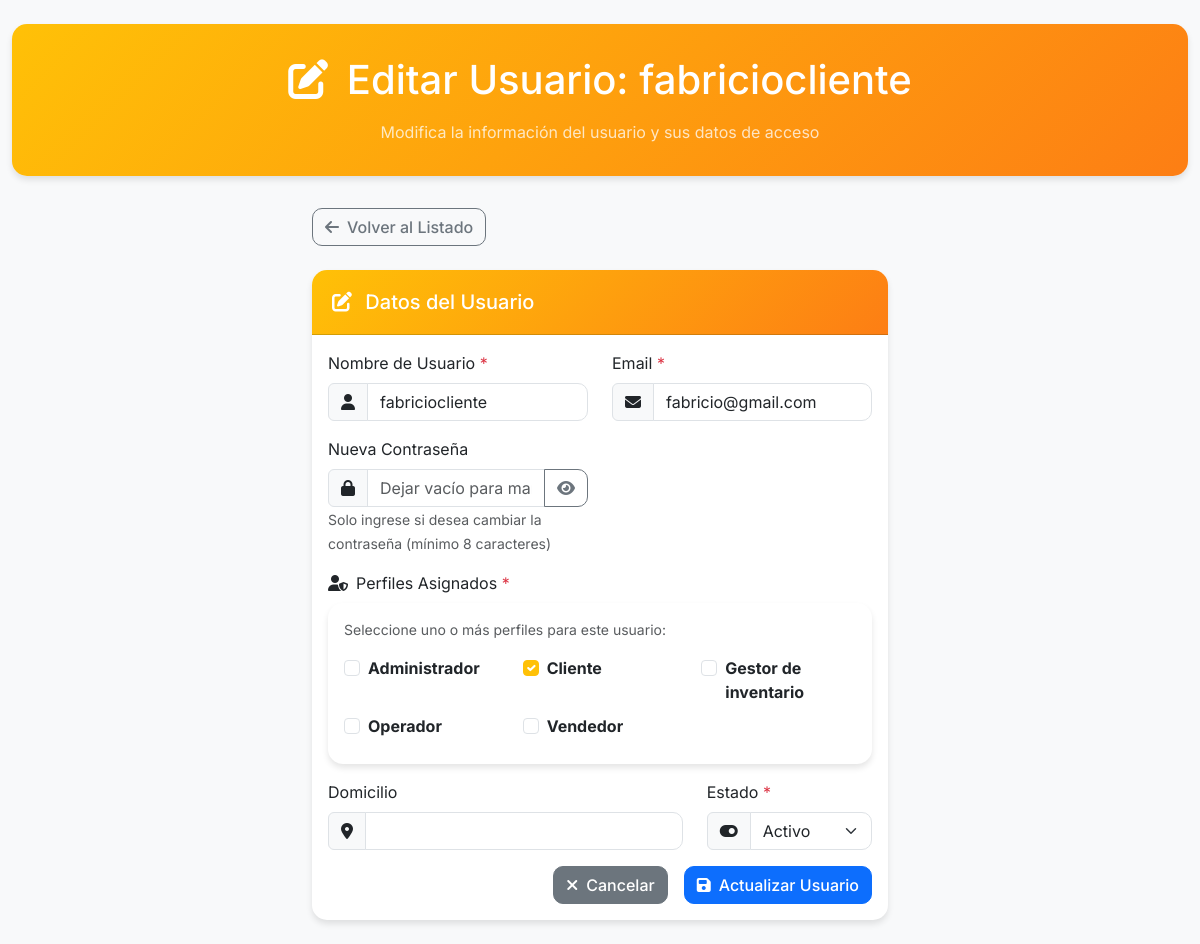
Screenshot of /controllers/UsuarioController.php?a=editar&id=6 (signed in) with the database file from the repository.
### tables this page shows
CREATE TABLE `usuarios` (
  `id` int(11) NOT NULL,
  `persona_id` int(11) NOT NULL,
  `nombre_usuario` varchar(50) NOT NULL,
  `email` varchar(150) NOT NULL,
  `password` varchar(255) NOT NULL,
  `domicilio` varchar(200) DEFAULT NULL,
  `ultimo_acceso` datetime DEFAULT NULL,
  `intentos_fallidos` int(11) NOT NULL DEFAULT 0,
  `bloqueado_hasta` datetime DEFAULT NULL,
  `activo` tinyint(1) NOT NULL DEFAULT 1,
  `fecha_creacion` timestamp NOT NULL DEFAULT current_timestamp()
);

CREATE TABLE `perfiles` (
  `id` int(11) NOT NULL,
  `nombre` varchar(45) NOT NULL,
  `estado` tinyint(1) NOT NULL DEFAULT 1 COMMENT 'Estado del perfil: 1=Activo, 0=Inactivo'
);

### controllers/BaseController.php (called while the page is built, shortened)
<?php
class BaseController {
    protected function render($vista, $datos = []) {
        extract($datos);
        include $vista;
    }
}
?>

### config/database.php (called while the page is built)
<?php
class Database {
    private static $instance = null;
    private $connection;
    private $host = 'localhost';
    private $dbname = 'premoldeado';
    private $username = 'root';
    private $password = '';
    public static function getInstance() {
        if (self::$instance === null) {
            self::$instance = new self();
        }
        return self::$instance;
    }
    private function __construct() {
        try {
            $this->connection = new PDO(
                "mysql:host={$this->host};dbname={$this->dbname};charset=utf8mb4",
                $this->username,
                $this->password,
                [
                    PDO::ATTR_ERRMODE => PDO::ERRMODE_EXCEPTION,
                    PDO::ATTR_DEFAULT_FETCH_MODE => PDO::FETCH_ASSOC,
                    PDO::ATTR_EMULATE_PREPARES => false
                ]
            );
        } catch (PDOException $e) {
            die("Error de conexión: " . $e->getMessage());
        }
    }
    public function getConnection() {
        return $this->connection;
    }
}
?>

### models/Usuario.php (called while the page is built, shortened)
<?php
require_once __DIR__ . '/../config/database.php';
class Usuario {
    private $db;
    public function __construct() {
        $this->db = Database::getInstance()->getConnection();
    }
    public function obtenerPorId($id) {
        try {
            $sql = "SELECT
                        u.persona_id as id,
                        u.nombre_usuario,
                        u.email,
                        u.domicilio,
                        u.activo,
                        u.ultimo_acceso,
                        u.fecha_creacion,
                        -- Obtener todos los perfiles del usuario
                        COALESCE(
                            (SELECT GROUP_CONCAT(p.nombre ORDER BY p.nombre SEPARATOR ', ')
                             FROM perfiles p
                             INNER JOIN usuarios_perfiles up ON p.id = up.perfil_id
                             WHERE up.usuario_id = u.id AND up.activo = 1 AND p.estado = 1),
                            'Sin perfiles'
                        ) as perfil_nombre
                    FROM usuarios u
                    WHERE u.persona_id = ?";
            $stmt = $this->db->prepare($sql);
            $stmt->execute([$id]);
            return $stmt->fetch(PDO::FETCH_ASSOC);
        } catch (PDOException $e) {
            error_log("Error al obtener usuario por ID: " . $e->getMessage());
            return false;
        }
    }
    public function obtenerPerfiles() {
        try {
            $sql = "SELECT id, nombre FROM perfiles WHERE estado = 1 ORDER BY nombre";
            $stmt = $this->db->prepare($sql);
            $stmt->execute();
            return $stmt->fetchAll(PDO::FETCH_ASSOC);
        } catch (PDOException $e) {
            error_log("Error al obtener perfiles: " . $e->getMessage());
            return [];
        }
    }
}
?>

### views/pages/usuarios/editar_usuario.php (the view, shortened to what this page needs)
<!DOCTYPE html>
<html lang="es">
<head>
    <?php
    include_once __DIR__ . '/../../components/common-styles.php';
    ?>
</head>
<body>
    <div class="container-fluid py-4">
        <div class="page-header text-center">
            <h1 class="mb-3">
                <i class="fas fa-edit me-2"></i>
                Editar Usuario: <?= htmlspecialchars($usuario['nombre_usuario'] ?? 'Usuario') ?>
            </h1>
            <p class="mb-0 opacity-75">Modifica la información del usuario y sus datos de acceso</p>
        </div>
        <div class="row justify-content-center">
            <div class="col-md-8 col-lg-6">
                <div class="d-flex justify-content-between align-items-center mb-4">
                    <a href="/Sistema_Premoldeado/controllers/UsuarioController.php?a=list" class="btn btn-outline-secondary">
                        <i class="fas fa-arrow-left me-2"></i>Volver al Listado
                    </a>
                </div>
                <div class="card">
                    <div class="card-header">
                        <h5 class="card-title mb-0">
                            <i class="fas fa-edit me-2"></i>
                            Datos del Usuario
                        </h5>
                    </div>
                    <div class="card-body">
                        <form action="/Sistema_Premoldeado/controllers/UsuarioController.php?a=actualizar&id=<?= $usuario['id'] ?>" method="POST" id="formEditarUsuario">
                            <div class="row">
                                <div class="col-md-6 mb-3">
                                    <label for="nombre_usuario" class="form-label">
                                        Nombre de Usuario <span class="text-danger">*</span>
                                    </label>
                                    <div class="input-group">
                                        <span class="input-group-text">
                                            <i class="fas fa-user"></i>
                                        </span>
                                        <input type="text"
                                               class="form-control"
                                               id="nombre_usuario"
                                               name="nombre_usuario"
                                               value="<?= htmlspecialchars($usuario['nombre_usuario']) ?>"
                                               required
                                               minlength="3"
                                               maxlength="50">
                                    </div>
                                </div>
                                <div class="col-md-6 mb-3">
                                    <label for="email" class="form-label">
                                        Email <span class="text-danger">*</span>
                                    </label>
                                    <div class="input-group">
                                        <span class="input-group-text">
                                            <i class="fas fa-envelope"></i>
                                        </span>
                                        <input type="email"
                                               class="form-control"
                                               id="email"
                                               name="email"
                                               value="<?= htmlspecialchars($usuario['email']) ?>"
                                               required
                                               maxlength="150">
                                    </div>
                                </div>
                                <div class="col-md-6 mb-3">
                                    <label for="password" class="form-label">Nueva Contraseña</label>
                                    <div class="input-group">
                                        <span class="input-group-text">
                                            <i class="fas fa-lock"></i>
                                        </span>
                                        <input type="password"
                                               class="form-control"
                                               id="password"
                                               name="password"
                                               placeholder="Dejar vacío para mantener actual">
                                        <button class="btn btn-outline-secondary"
                                                type="button"
                                                onclick="togglePassword('password')">
                                            <i class="fas fa-eye" id="eye-password"></i>
                                        </button>
                                    </div>
                                    <small class="form-text text-muted">
                                        Solo ingrese si desea cambiar la contraseña (mínimo 8 caracteres)
                                    </small>
                                </div>
                                <div class="col-12 mb-3">
                                    <label class="form-label">
                                        <i class="fas fa-user-shield me-2"></i>Perfiles Asignados <span class="text-danger">*</span>
                                    </label>
                                    <div class="card border-light">
                                        <div class="card-body">
                                            <p class="text-muted small mb-3">Seleccione uno o más perfiles para este usuario:</p>
                                            <div class="row">
                                                <?php if (!empty($perfiles) && is_array($perfiles)): ?>
                                                    <?php foreach ($perfiles as $perfil): ?>
                                                        <?php
                                                        $isChecked = isset($perfiles_asignados) && in_array($perfil['id'], $perfiles_asignados);
                                                        ?>
                                                        <div class="col-md-6 col-lg-4 mb-2">
                                                            <div class="form-check">
                                                                <input class="form-check-input"
                                                                       type="checkbox"
                                                                       name="perfiles_ids[]"
                                                                       value="<?= htmlspecialchars($perfil['id']) ?>"
                                                                       id="perfil_<?= htmlspecialchars($perfil['id']) ?>"
                                                                       <?= $isChecked ? 'checked' : '' ?>>
                                                                <label class="form-check-label" for="perfil_<?= htmlspecialchars($perfil['id']) ?>">
                                                                    <strong><?= htmlspecialchars($perfil['nombre']) ?></strong>
                                                                </label>
                                                            </div>
                                                        </div>
                                                    <?php endforeach; ?>
                                                <?php endif; ?>
                                            </div>
                                        </div>
                                    </div>
                                </div>
                                <div class="col-md-8 mb-3">
                                    <label for="domicilio" class="form-label">Domicilio</label>
                                    <div class="input-group">
                                        <span class="input-group-text">
                                            <i class="fas fa-map-marker-alt"></i>
                                        </span>
                                        <input type="text"
                                               class="form-control"
                                               id="domicilio"
                                               name="domicilio"
                                               value="<?= htmlspecialchars($usuario['domicilio'] ?? '') ?>"
                                               maxlength="200">
                                    </div>
                                </div>
                                <div class="col-md-4 mb-3">
                                    <label for="activo" class="form-label">
                                        Estado <span class="text-danger">*</span>
                                    </label>
                                    <div class="input-group">
                                        <span class="input-group-text">
                                            <i class="fas fa-toggle-on"></i>
                                        </span>
                                        <select class="form-select" id="activo" name="activo" required>
                                            <option value="1" <?= $usuario['activo'] == 1 ? 'selected' : '' ?>>Activo</option>
                                        </select>
                                    </div>
                                </div>
                            </div>
                            <div class="row">
                                <div class="col-12">
                                    <div class="d-grid gap-2 d-md-flex justify-content-md-end">
                                        <a href="/Sistema_Premoldeado/controllers/UsuarioController.php?a=list"
                                           class="btn btn-secondary me-md-2">
                                            <i class="fas fa-times me-2"></i>Cancelar
                                        </a>
                                        <button type="submit" class="btn btn-primary">
                                            <i class="fas fa-save me-2"></i>Actualizar Usuario
                                        </button>
                                    </div>
                                </div>
                            </div>
                        </form>
                    </div>
                </div>
            </div>
        </div>
    </div>
</body>
</html>

### assets/css/datatables-custom.css (style rules this page uses)
body { background-color: #f8f9fa; font-family: 'Inter', -apple-system, BlinkMacSystemFont, sans-serif; }
.page-header { background: linear-gradient(135deg, #6f42c1 0%, #007bff 100%); color: white; border-radius: 15px; padding: 2rem; margin-bottom: 2rem; box-shadow: 0 4px 6px rgba(0,0,0,0.1); }
.page-header h1 { margin-bottom: 1rem; }
.page-header p { margin-bottom: 0; opacity: 0.75; }
.card { border: none; border-radius: 15px; box-shadow: 0 4px 6px rgba(0,0,0,0.1); }
.card-header { background: linear-gradient(135deg, #007bff, #0056b3); color: white; border-radius: 15px 15px 0 0 !important; padding: 1.25rem; }
.card-header h5 { margin-bottom: 0; }
.btn { border-radius: 10px; font-weight: 500; }
.card { animation: fadeIn 0.3s ease-out; }

### views/components/common-styles.php (style rules this page uses)
:root { --primary-color: #007bff; --secondary-color: #6f42c1; --success-color: #198754; --danger-color: #dc3545; --warning-color: #ffc107; --info-color: #0dcaf0; --light-color: #f8f9fa; --dark-color: #212529; --border-radius: 10px; --box-shadow: 0 4px 6px rgba(0,0,0,0.1); --transition: all 0.2s ease; }
body { visibility: visible !important; }

### views/pages/usuarios/editar_usuario.php (style rules this page uses)
body { background-color: #f8f9fa; font-family: 'Inter', -apple-system, BlinkMacSystemFont, sans-serif; }
.page-header { background: linear-gradient(135deg, #ffc107 0%, #fd7e14 100%); color: white; border-radius: 15px; padding: 2rem; margin-bottom: 2rem; box-shadow: 0 4px 6px rgba(0,0,0,0.1); }
.card { border: none; border-radius: 15px; box-shadow: 0 4px 6px rgba(0,0,0,0.1); }
.card-header { background: linear-gradient(135deg, #ffc107, #fd7e14); color: white; border-radius: 15px 15px 0 0 !important; padding: 1.25rem; }
.btn { border-radius: 10px; font-weight: 500; }
.form-control, .form-select { border-radius: 10px; border: 1px solid #dee2e6; }
.form-check-input:checked { background-color: #ffc107; border-color: #ffc107; }

### rows the page displays
usuarios: nombre_usuario "fabriciocliente", email "fabricio@gmail.com", activo "Activo"
perfiles: nombre "Administrador"
perfiles: id "☑", nombre "Cliente"
perfiles: nombre "Gestor de inventario"
perfiles: nombre "Operador"
perfiles: nombre "Vendedor"
